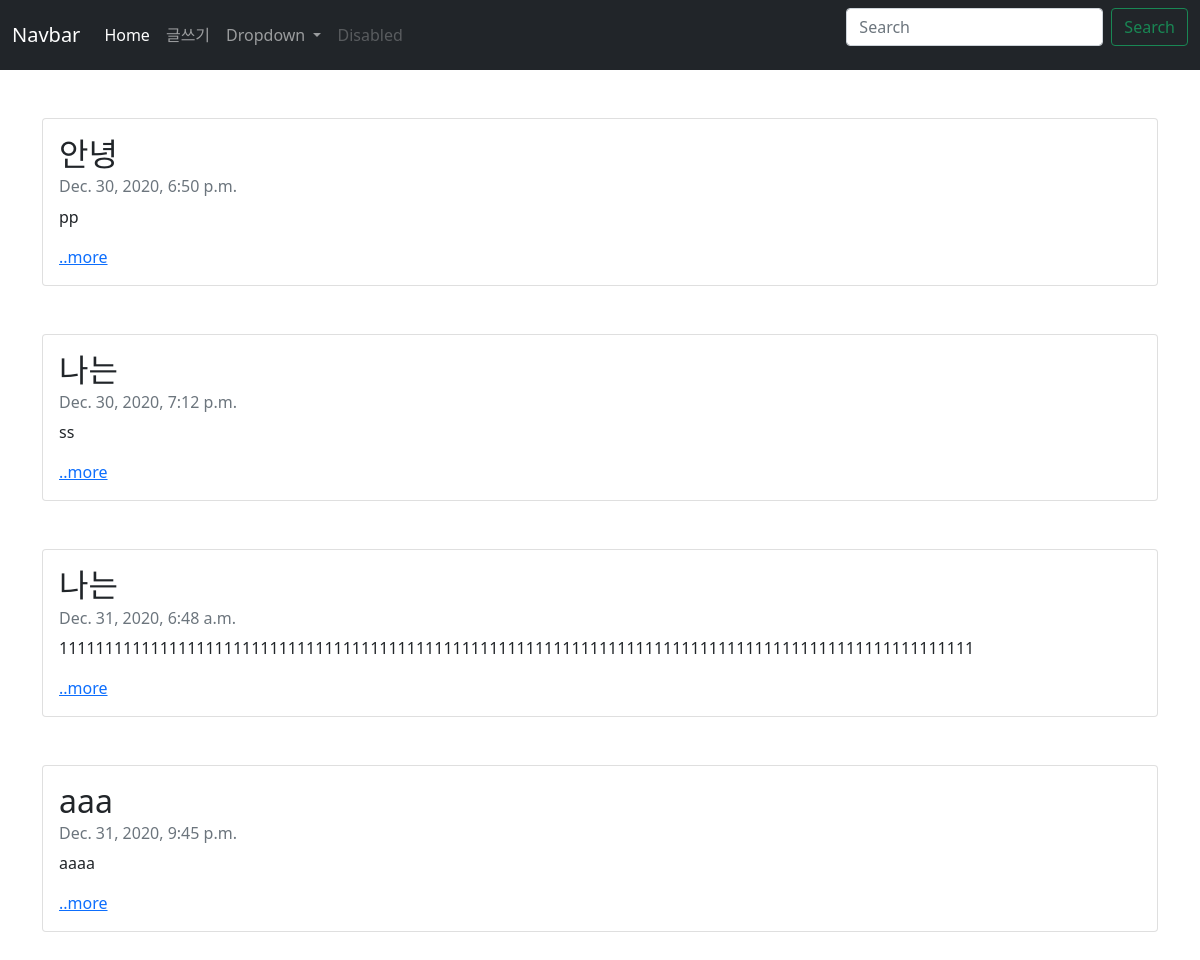
The page / on the database its author committed.
### blogapp/models.py (models this page shows, shortened)
class Blog(models.Model):
    title=models.CharField(max_length=200) #title이라는 변수의 데이터 형식 짧은 문자열
    pub_date=models.DateTimeField('date published')
    body=models.TextField() #좀 더 긴 문자열
    def summary(self):
        return self.body[:100] #100글자만 보이게

### blogapp/views.py (the view)
# urls.py: 2. Add a URL to urlpatterns:  path('', views.home, name='home')
def home(request):
    blogs=Blog.objects #객체 목록(쿼리셋)을 전달 받
    return render(request, 'home.html',{'blogs':blogs})

### blogapp/templates/home.html
{% extends 'base.html' %}
{% block contents %}
    {% for blog in blogs.all %}
    <div class="container">
        <div class="card">
            <div class="card-body">
                <h2 class="card-title">{{blog.title}}</h2>
                <h6 class="card-subtitle mb-2 text-muted">{{blog.pub_date}}</h6>
                <p class="card-text">{{blog.summary}}</p>
                <a href="{% url 'detail' blog.id %}" class="card-link">..more</a>
            </div>
        </div>
    </div>
    <br><br>
    {% endfor %}
{% endblock %}

### rows shown on the page
Blog: title "안녕", pub_date "Dec. 30, 2020, 6:50 p.m.", summary "pp"
Blog: title "나는", pub_date "Dec. 30, 2020, 7:12 p.m.", summary "ss"
Blog: title "나는", pub_date "Dec. 31, 2020, 6:48 a.m.", summary "1111111111111111111111111111111111111111111111111111111111111111111111111111111111111111111111111111"
Blog: title "aaa", pub_date "Dec. 31, 2020, 9:45 p.m.", summary "aaaa"
